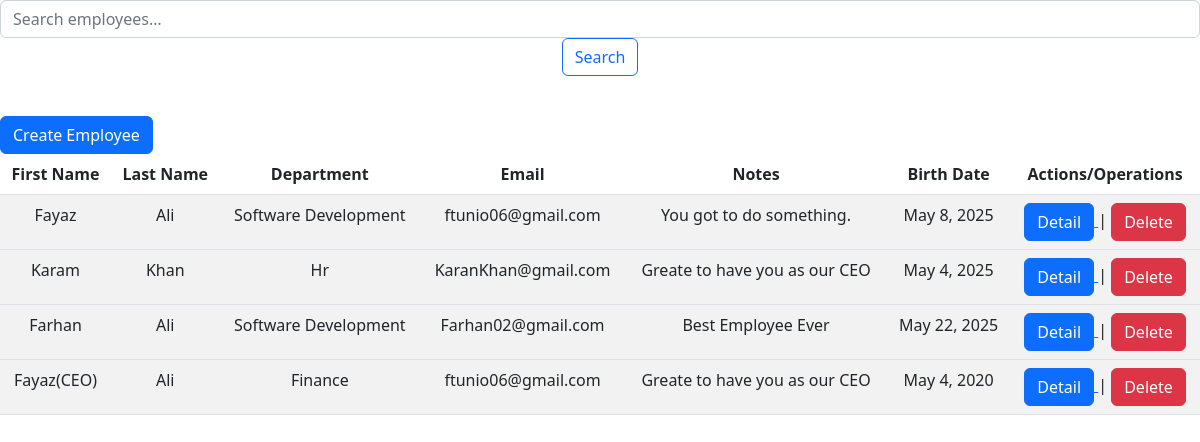
Screenshot of / (signed in) with the database file from the repository.
### model/models.py (models this page shows, shortened)
class Employee(models.Model):
    first_name = models.CharField(max_length=30)
    last_name = models.CharField(max_length=30)
    email = models.EmailField()
    birth_date = models.DateField()
    notes = models.CharField(max_length=200)
    country= models.ForeignKey(Country,on_delete=models.CASCADE),
    department = models.ForeignKey(Department,on_delete=models.CASCADE)

class Department(models.Model):
    dept_name = models.CharField(max_length=20)
    city =  models.CharField(max_length=30)
    def __str__(self):
        return f"{self.dept_name}"

### model/views.py (the view)
# urls.py: path('',views.employees_view,name='all-employees'),
@login_required
def employees_view(request):
    employees = Employee.objects.all()
    return render(request,'model/home.html',{'employees':employees})

### model/templates/model/home.html (shortened to what this page needs)
{% extends 'model/base.html'%}
{%block content%}
<div class="text-center mb-3">
    <form action="{% url 'search-employees' %}" method="get" class="form-inline justify-content-center">
      <input
        type="text"
        name="search"
        value="{{ search|default:'' }}"
        placeholder="Search employees…"
        class="form-control mr-2"
      >
      <button type="submit" class="btn btn-outline-primary">Search</button>
    </form>
  </div>
<br>
<a href="{%url 'create-employee'%}">
    <button class="btn btn-primary">
    Create Employee
    </button>
</a>
<br>
 <div class="text-center">
    <table class="table table-striped table-hover">
        <thead>
            <tr>
                <th>First Name</th>
                <th>Last Name</th>
                <th>Department</th>
                <th>Email</th>
                <th>Notes</th>
                <th>Birth Date</th>
                <th>Actions/Operations</th>
            </tr>
        </thead>
        {%for employee in employees%}
        <tbody>
            <tr>
                <td>
                    {{employee.first_name}}
                </td>
                <td>
                    {{employee.last_name}}
                </td>
                <td>
                    {{employee.department}}
                </td>
                <td>
                    {{employee.email}}
                </td>
                <td>
                    {{employee.notes}}
                </td>
                <td>
                    {{employee.birth_date}}
                </td>
                <td>
                    <a href="{% url 'employee-detail' pk=employee.id %}">
                            <button class="btn btn-primary">
                              Detail
                            </button>
                        </a>|
                            <a href="{%url 'delete-employee' pk=employee.id%}">
                                <button class="btn btn-danger">Delete</button>
                            </a>
                    </td>
            </tr>
        </tbody>
        {%endfor%}
      </table>
 </div>
{%endblock%}

### model/templates/model/base.html (shortened to what this page needs)
<!DOCTYPE html>
<html lang="en">
<head>
    <link href="https://cdn.jsdelivr.net/npm/bootstrap@5.2.3/dist/css/bootstrap.min.css" rel="stylesheet">
</head>
<body>
    {%block content%}
    {%endblock%}
</body>
</html>

### rows the page displays
Employee: first_name "Fayaz", last_name "Ali", department "Software Development", email "ftunio06@gmail.com", notes "You got to do something.", birth_date "May 8, 2025"
Employee: first_name "Karam", last_name "Khan", department "Hr", email "KaranKhan@gmail.com", notes "Greate to have you as our CEO", birth_date "May 4, 2025"
Employee: first_name "Farhan", last_name "Ali", department "Software Development", email "Farhan02@gmail.com", notes "Best Employee Ever", birth_date "May 22, 2025"
Employee: first_name "Fayaz(CEO)", last_name "Ali", department "Finance", email "ftunio06@gmail.com", notes "Greate to have you as our CEO", birth_date "May 4, 2020"
